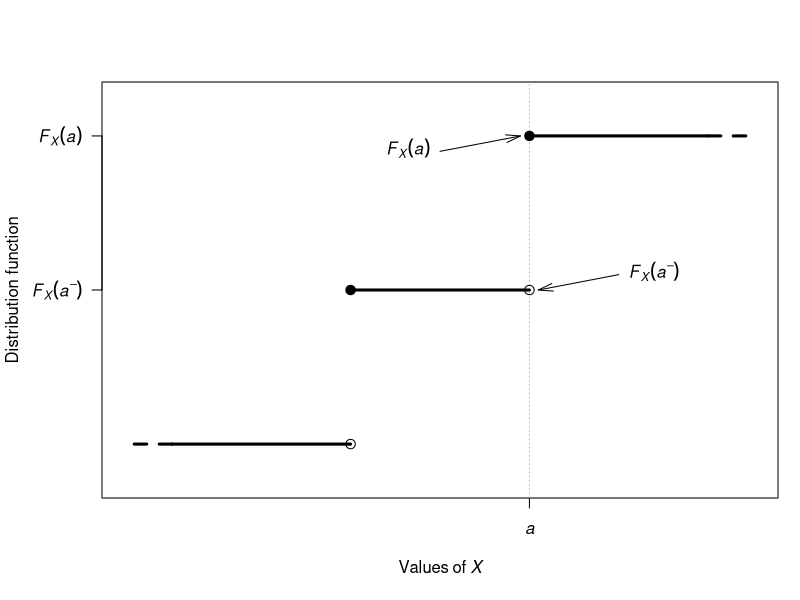

Write the R code that produced this figure.
## ---- chunk 1
num_Sims <- 5000
sample_Size <- 10

x_Max <- array( dim = num_Sims)
for (i in 1:num_Sims){
  x <- runif(sample_Size,
             min = 0,
             max = 1)
  x_Max[i] <- max(x) 
}
cat("Mean of the maximum value", mean(x_Max), "\n")
cat("Variance of the maximum value", var(x_Max), "\n")
## ---- chunk 2
num_Sims <- 5000
sample_Size <- 10

x_Min <- array( dim = num_Sims)
for (i in 1:num_Sims){
  x <- runif(sample_Size,
             min = 0,
             max = 1)
  x_Min[i] <- max(x) 
}

cat("Proportion of smallest values less than 0.2: ", 
    round(sum(x_Min) / num_Sims, 3), "\n")
## ---- chunk 3
n <- 10   # Take samples of size 10

samples2 <- replicate(5000,               # 1000 repetitions
                      sort(runif(n))[2])  # 2nd order statistic
samples6 <- replicate(5000,               # 1000 repetitions
                      sort(runif(n))[6])  # 6th order statistic
## ---- chunk 4


par(mar = c(5, 5, 4, 1) + 0.1) # Left side: more space
plot( x = c(-2.25, 1.25),
      y = c(-1.25, 1.25),
      type = "n",
      axes = FALSE,
      xlab = expression(Values~of~italic(X)),
      ylab = "Distribution function\n"
      )
axis(side = 2,
     at = c(1, 0),
     las = 1,
     label = c( expression(italic(F)[italic(X)](italic(a))),
                expression(italic(F)[italic(X)](italic(a^"\u2013"))) ) )
axis(side = 1,
     at = 0,
     label = expression(italic(a)) )
box()

abline(v = 0,
       lwd = 1,
       col = "grey",
       lty = 3)

# Left side
lines( x = c( -1, 0),
       y = c(0, 0),
       lwd = 3)
lines( x = c( -2, -1),
       y = c(-1, -1),
       lwd = 3)

lines( x = c( -2, -2.25),
       y = c(-1, -1),
       lwd = 3,
       lty = 2)

points(x = 0,
       y = 0,
       cex = 1.25,
       pch = 1)  # Open circle
points(x = -1,
       y = 0,
       cex = 1.25,
       pch = 19)  # Closed circle

# Right side
lines( x = c( 0, 1),
       y = c(1, 1),
       lwd = 3)
lines( x = c( 1, 1.25),
       y = c(1, 1),
       lwd = 3,
       lty = 2)

points(x = 0,
       y = 1,
       cex = 1.25,
       pch = 19)  # Closed circle
points(x = -1,
       y = -1,
       cex = 1.25,
       pch = 1)  # Open circle

# Explanatory info
arrows( x0 = -0.5,
        x1 = -0.05,
        y0 = 0.9,
        y1 = 1,
        angle = 15,
        length = 0.15)
text(x = -0.5,
     y = 0.9,
     label = expression(italic(F)[italic(X)](italic(a))),
     pos = 2)

arrows( x0 = 0.5,
        x1 = 0.05,
        y0 = 0.1,
        y1 = 0,
        angle = 15,
        length = 0.15)
text(x = 0.5,
     y = 0.1,
     label = expression(italic(F)[italic(X)](italic(a^"\u2013"))), #\u2013 is en-dash; \u2014 is em-dash
     pos = 4)

## ---- chunk 5
### THEORETICAL
x <- 1:6
CDF <- c(0,
         1 - ((6 - x)/6)^10)
round(CDF, 4)

PMF <- diff(CDF)
round(PMF, 4)
## ---- chunk 6
### SIMULATION
set.seed(62004) # For reproducibility

# Replicate many sets of 10 rolls of a die
rolls_In_Set <- 10  # Sets f 10 rolls
num_Sims <- 5000    # Number of simulations

rolls <- sample( x = 1:6,
                 size = rolls_In_Set * num_Sims,
                 replace = TRUE)
                 
# Arrange each set of 10 as a row 
rolls <- matrix(data = rolls,
                nrow = num_Sims)

# Find the minimum in each row (i.e., each set of 10 rolls)
min_Roll <- apply(rolls,
                  MARGIN = 1,
                  FUN = "min")
min_Roll <- factor(min_Roll, 
                   levels = c(1:6))
## ---- chunk 7
### SIMULATED 
# Simulation, using  rolls  from the last Example
Order_Stats_7 <- apply( rolls,
                        MARGIN = 1, # i.e., across rows
                        FUN = function(x){ sort(x)[7]} )

Order_Stats_7 <- factor(Order_Stats_7, 
                        levels = c(1:6))
table(Order_Stats_7)/num_Sims
## ---- chunk 8
### SIMULATED 
# Simulation, using  rolls  from the last Example
Order_Stats_7 <- apply( rolls,
                        MARGIN = 1, # i.e., across rows
                        FUN = function(x){ sort(x)[7]} )

Order_Stats_7 <- factor(Order_Stats_7, 
                        levels = c(1:6))
table(min_Roll)/num_Sims


### THEORETICAL
x_Values <- 1:6
i <- 7:10
DF <- array( dim = 6)

for (x in seq_along(x_Values)){
   DF[x] <- sum( choose(10, i) *
                 (x/6)^i * ( (1 - (x/6)))^(10 - i) )
}

PMF <- diff( c(0, DF) )
round(PMF, 3)
